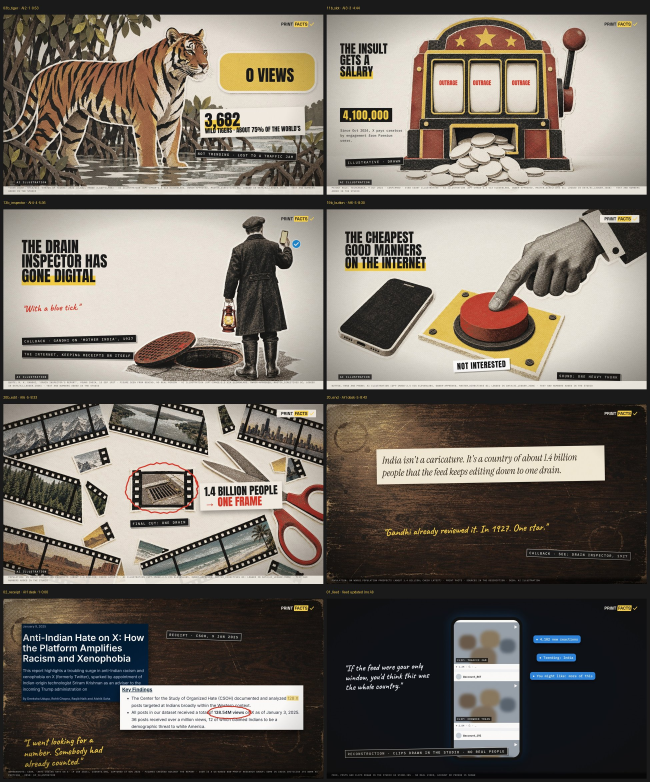
#> input picture creatorforge/films/india-mocked-2026-11-17/sheets/AI_PLATES_1.jpg, 1950 x 2346 px (shown at 1/3 size); its folder holds only this picture in this run
$ python -i cutout.py   (imports and definitions only)
#> lines starting #> are read from the running program, lines starting #| are printed output that depends on the picture; after the words box and inside, x2 and y2 are one past the last pixel; in counts of white or black regions, pixels touching at a corner belong together
### creatorforge/worker/creatorforge_worker/media/cutouts.py
"""Real cut-out pictures for the Vox look: an object, a place or a public figure photographed for real, the subject
cut out, printed in black-and-white halftone with a white paper edge - the way editorial collages are made.

    c = cutouts.get("gavel", lib)            # -> Cutout(path, credit, name) or None
    c = cutouts.get("person:Narendra Modi", lib)

Photos come from Wikimedia Commons, keeping only public-domain and openly licensed files (the credit is kept and
shown). Fetched once on the pod and cached in the library folder; anything the library can't get returns None and
the graphic draws its vector icon instead, so a video never waits on or fails for a picture.

Cutting out: the ISNet model when the pod has it, else OpenCV GrabCut, else a plain-background flood fill. Every
cut is checked (a real subject, not the whole scene, not cut off at the edges) before it is used."""
from __future__ import annotations

import hashlib
import json
import os
import re
import threading
from dataclasses import dataclass
from pathlib import Path

# ---- the catalogue: object name -> Commons search (the words a script uses map onto these names) ---------------
CATALOG: dict[str, str] = {
    # hands (the collage workhorse)
    "hand pointing": "hand pointing index finger isolated white background",
    "hand holding": "hand holding isolated white background",
    "hand giving": "hand offering open palm isolated",
    "hand open": "open hand palm isolated white background",
    "hand fist": "raised fist isolated",
    "hand writing": "hand holding pen writing isolated",
    "hands shake": "handshake isolated white background",
    "hand phone": "hand holding smartphone isolated",
    "hand cash": "hand holding banknotes isolated",
    "hand vote": "inked finger india election",
    # money and economy
    "cash": "stack of banknotes isolated white background",
    "rupee note": "500 rupee banknote India",
    "coins": "stack of coins isolated white background",
    "rupee coin": "Indian rupee coin",
    "money bag": "money bag sack isolated",
    "wallet": "leather wallet isolated white background",
    "piggy bank": "piggy bank isolated white background",
    "calculator": "calculator isolated white background",
    "credit card": "credit card isolated",
    "gold": "gold bars bullion",
    "safe": "safe vault isolated",
    "receipt": "paper receipt isolated",
    "shopping cart": "shopping cart isolated white background",
    "price tag": "price tag isolated",
    "stock chart": "stock exchange board",
    # law, power, politics
    "gavel": "gavel isolated white background",
    "scales of justice": "scales of justice isolated",
    "handcuffs": "handcuffs isolated white background",
    "prison bars": "prison cell bars",
    "ballot box": "ballot box isolated",
    "evm": "electronic voting machine India",
    "megaphone": "megaphone isolated white background",
    "microphone": "microphone isolated white background",
    "podium": "lectern podium isolated",
    "crown": "crown isolated white background",
    "chess king": "chess king piece isolated",
    "chess pawn": "chess pawn isolated white background",
    "puppet": "marionette puppet strings",
    "mask": "theatre mask isolated",
    "chain": "metal chain isolated white background",
    "padlock": "padlock isolated white background",
    "key": "old key isolated white background",
    "stamp": "rubber stamp isolated",
    "signature": "fountain pen isolated white background",
    "flag pole": "empty flagpole",
    "crowd": "crowd of people rally",
    "protest": "protest placards crowd",
    "queue": "people queue line",
    "soldier": "soldier silhouette",
    "police": "police officer india",
    "lathi": "police baton",
    # media and tech
    "newspaper": "folded newspaper isolated white background",
    "old newspaper": "vintage newspaper stack",
    "television": "vintage television set isolated",
    "radio": "vintage radio isolated white background",
    "smartphone": "smartphone isolated white background",
    "old phone": "rotary telephone isolated",
    "laptop": "laptop isolated white background",
    "computer": "desktop computer isolated",
    "camera": "camera isolated white background",
    "server": "server rack data center",
    "satellite": "satellite in orbit",
    "magnifying glass": "magnifying glass isolated white background",
    "envelope": "envelope letter isolated white background",
    "documents": "stack of documents papers isolated",
    "file folder": "file folder isolated",
    "book": "old book isolated white background",
    "books": "stack of books isolated white background",
    "typewriter": "typewriter isolated white background",
    "pen": "fountain pen isolated",
    "pencil": "pencil isolated white background",
    "clipboard": "clipboard isolated white background",
    "speech bubble": "speech balloon",
    # everyday objects and symbols
    "clock": "wall clock isolated white background",
    "hourglass": "hourglass isolated white background",
    "calendar": "desk calendar isolated",
    "light bulb": "light bulb isolated white background",
    "bomb": "cartoon bomb fuse",
    "fire": "fire flames isolated black background",
    "smoke": "smoke isolated",
    "ladder": "wooden ladder isolated white background",
    "stairs": "stone staircase",
    "door": "old wooden door",
    "umbrella": "umbrella isolated white background",
    "dice": "dice isolated white background",
    "trophy": "trophy cup isolated white background",
    "medal": "medal isolated white background",
    "rocket": "rocket launch",
    "globe": "terrestrial globe isolated",
    "compass": "compass isolated white background",
    "map": "old map paper",
    "binoculars": "binoculars isolated white background",
    "shoe": "leather shoe isolated white background",
    "boot": "boot isolated white background",
    "suitcase": "suitcase isolated white background",
    "briefcase": "briefcase isolated white background",
    "pill": "pills isolated white background",
    "syringe": "syringe isolated white background",
    "stethoscope": "stethoscope isolated white background",
    "brain": "human brain model",
    "heart": "anatomical heart model",
    "eye": "human eye close up",
    "tree": "tree isolated white background",
    "wheat": "wheat ears isolated",
    "tractor": "tractor india",
    "water drop": "water drop",
    "oil barrel": "oil barrel isolated",
    "factory chimney": "factory chimney smoke",
    "power tower": "electricity pylon",
    "solar panel": "solar panel",
    # people as figures (charts with figures standing on bars)
    "businessman": "businessman standing full length isolated white background",
    "worker": "construction worker standing full length isolated",
    "farmer standing": "indian farmer standing full length",
    "student": "student standing full length isolated white background",
    "woman standing": "woman standing full length isolated white background",
    "man standing": "man standing full length isolated white background",
    "doctor": "doctor standing full length isolated white background",
    # transport
    "car": "car isolated white background",
    "truck": "truck isolated white background",
    "bus": "bus india",
    "train": "indian railways train",
    "plane": "airliner in flight",
    "ship": "cargo ship",
    "boat": "boat isolated",
    "bicycle": "bicycle isolated white background",
    "auto rickshaw": "auto rickshaw india",
    # places (India first)
    "parliament": "Parliament House New Delhi",
    "new parliament": "New Parliament building India",
    "red fort": "Red Fort Delhi",
    "india gate": "India Gate New Delhi",
    "supreme court": "Supreme Court of India building",
    "rashtrapati bhavan": "Rashtrapati Bhavan",
    "taj mahal": "Taj Mahal",
    "gateway of india": "Gateway of India Mumbai",
    "qutub minar": "Qutb Minar",
    "village": "indian village houses",
    "skyline": "Mumbai skyline",
    "office building": "office building facade",
    "skyscraper": "skyscraper",
    "bank": "bank building columns",
    "temple": "hindu temple india",
    "school": "school building india",
    "hospital": "hospital building india",
    "factory": "factory building",
    "farm": "farm field india",
    "column": "greek column isolated",
    "capitol": "United States Capitol",
    "white house": "White House Washington",
    "kremlin": "Moscow Kremlin",
    "big ben": "Big Ben Elizabeth Tower",
}

# the words scripts use -> catalogue names
ALIASES: dict[str, str] = {
    "money": "cash", "rupees": "rupee note", "currency": "cash", "notes": "cash", "coin": "coins",
    "phone": "smartphone", "mobile": "smartphone", "whatsapp": "smartphone", "message": "smartphone",
    "tv": "television", "news": "newspaper", "paper": "newspaper", "report": "documents", "document": "documents",
    "file": "file folder", "court": "gavel", "judge": "gavel", "law": "scales of justice", "justice": "scales of justice",
    "arrest": "handcuffs", "jail": "prison bars", "election": "ballot box", "vote": "ballot box", "voters": "crowd",
    "people": "crowd", "rally": "crowd", "speech": "microphone", "leader": "podium", "power": "crown",
    "control": "puppet", "lie": "mask", "fake": "mask", "propaganda": "megaphone", "search": "magnifying glass",
    "investigation": "magnifying glass", "evidence": "magnifying glass", "time": "clock", "deadline": "hourglass",
    "idea": "light bulb", "growth": "stairs", "rise": "stairs", "success": "trophy", "ads": "megaphone",
    "data": "server", "internet": "server", "website": "laptop", "farmers": "tractor", "farmer": "tractor",
    "government": "parliament", "delhi": "india gate", "army": "soldier", "travel": "suitcase", "business": "briefcase",
    "company": "office building", "health": "stethoscope", "medicine": "pill", "pollution": "factory chimney",
    "oil": "oil barrel", "electricity": "power tower", "school": "school", "education": "books", "book": "book",
    "letter": "envelope", "secret": "padlock", "freedom": "key", "trap": "chain", "plane": "plane", "flight": "plane",
    "stage": "podium", "rally speech": "podium", "censorship": "padlock", "corruption": "cash", "bribe": "hand cash",
    "inflation": "shopping cart", "prices": "price tag", "economy": "coins", "debt": "chain", "tax": "calculator",
    "budget": "calculator", "scam": "mask", "truth": "magnifying glass", "fear": "padlock", "hope": "light bulb",
    "risk": "dice", "luck": "dice", "war": "soldier", "attack": "bomb", "crisis": "fire", "danger": "fire",
    "victory": "trophy", "winner": "trophy", "race": "trophy", "strategy": "chess king", "game": "chess pawn",
    "pawn": "chess pawn", "voice": "microphone", "speak": "megaphone", "surveillance": "camera", "spy": "binoculars",
    "watch": "binoculars", "world": "globe", "global": "globe", "trade": "ship", "export": "ship", "jobs": "briefcase",
}

_PLACES = {"parliament", "new parliament", "red fort", "india gate", "supreme court", "rashtrapati bhavan", "taj mahal",
           "gateway of india", "qutub minar", "capitol", "white house", "kremlin", "big ben"}

_OK_LICENCE = re.compile(r"^(public domain|pd\b|pd-|cc0|cc by(-sa)?( \d\.\d)?|cc-by(-sa)?(-\d\.\d)?|no restrictions)",
                         re.I)


@dataclass
class Cutout:
    name: str
    path: Path
    credit: str = ""


FIGURES = {"ceo": "businessman", "boss": "businessman", "billionaire": "businessman", "rich": "businessman",
           "1%": "businessman", "worker": "worker", "labour": "worker", "labourer": "worker", "employee": "worker",
           "farmer": "farmer standing", "kisan": "farmer standing", "student": "student", "woman": "woman standing",
           "women": "woman standing", "man": "man standing", "men": "man standing", "doctor": "doctor",
           "teacher": "man standing", "voter": "man standing", "citizen": "man standing"}


# [45 lines left out: functions figure, resolve, known, library_dir, not called in this run]


def _slug(name: str) -> str:
    return re.sub(r"[^a-z0-9]+", "-", name.lower()).strip("-")[:60] or hashlib.sha1(name.encode()).hexdigest()[:10]


# [12 lines left out: function cached, not called in this run]


_locks: dict[str, threading.Lock] = {}
_locks_guard = threading.Lock()


# [62 lines left out: functions env_sources, _candidates, face_count, has_face, not called in this run]


# a "person:" photo must be the person: a lookalike, a statue or a costume is not them (2026-11-13: a search for
# Donald Trump returned a well-known photo of a Trump impersonator beside a Kim Jong-un impersonator)
NOT_THE_PERSON = ("impersonat", "lookalike", "look-alike", "look alike", "double", "parody", "costume", "cosplay",
                  "wax", "madame tussaud", "statue", "sculpture", "bust of", "mural", "graffiti", "caricature", "cartoon",
                  "effigy", "puppet", "mask", "drawing", "painting", "poster of", "cutout", "cardboard")


# [106 lines left out: functions person_ok, _person_rank, get, _download, make, not called in this run]


_BIREF: dict = {}


def birefnet_model(near: Path | None = None) -> Path | None:
    """BiRefNet (MIT): the sharpest cut-out model we use - hair, fine edges, thin masts. CF_BIREFNET, else a
    birefnet*.onnx beside the ISNet model or in <data>/models."""
    if os.environ.get("CF_BIREFNET") and Path(os.environ["CF_BIREFNET"]).is_file():
        return Path(os.environ["CF_BIREFNET"])
    dirs = [Path(near).parent] if near else []
    dirs.append(Path(os.environ.get("CF_DATA_DIR", "./creatorforge-data")) / "models")
    for d in dirs:
        found = sorted(d.glob("birefnet*.onnx")) if d.is_dir() else []
        if found:
            return found[0]
    return None


# [8 lines left out: function _providers, not called in this run]


def birefnet_fast() -> bool:
    return _providers()[0] == "CUDAExecutionProvider"


# [16 lines left out: function _birefnet, not called in this run]


def _mask(rgb, model: Path | None, person: bool):
    """Subject mask (L, 0-255): BiRefNet when available, else ISNet, else GrabCut, else plain-background flood fill."""
    from PIL import Image
    bref = birefnet_model(model)
    if bref is not None:
        try:
            return _birefnet(rgb, bref)
        except Exception:  # noqa: BLE001 - the next model down still cuts
            pass
    if model is not None and Path(model).is_file():
        try:
            import numpy as np
            from .layout import _cutout_session
            session = _cutout_session(Path(model))
            x = np.asarray(rgb.resize((1024, 1024), Image.LANCZOS), dtype=np.float32)
            x = x / max(float(x.max()), 1e-6) - 0.5
            pred = session.run(None, {session.get_inputs()[0].name: x.transpose(2, 0, 1)[None]})[0][0, 0]
            pred = (pred - pred.min()) / max(float(pred.max() - pred.min()), 1e-6)
            return Image.fromarray((pred * 255).astype("uint8"), "L").resize(rgb.size, Image.LANCZOS)
        except Exception:  # noqa: BLE001
            pass
    m = _plain_background(rgb)
    if m is not None:
        return m
    return None if person else _grabcut(rgb)     # never a guessed cut of a real person (a lost head, half a face)


def _plain_background(rgb):
    """Objects photographed on a plain (white or flat) background: flood the background in from the edges."""
    import numpy as np
    from PIL import Image
    a = np.asarray(rgb, dtype=np.int16)
    h, w, _ = a.shape
    border = np.concatenate([a[0], a[-1], a[:, 0], a[:, -1]])
    ref = np.median(border, axis=0)
    spread = np.abs(border - ref).max(axis=1)
    if (spread < 28).mean() < 0.85:          # the edges are not one plain colour: not this kind of photo
        return None
    close = (np.abs(a - ref).max(axis=2) < 30)
    # flood fill from the border through "close" pixels
    from collections import deque
    bg = np.zeros((h, w), bool)
    q = deque()
    for x in range(w):
        for y in (0, h - 1):
            if close[y, x] and not bg[y, x]:
                bg[y, x] = True
                q.append((y, x))
    for y in range(h):
        for x in (0, w - 1):
            if close[y, x] and not bg[y, x]:
                bg[y, x] = True
                q.append((y, x))
    while q:
        y, x = q.popleft()
        for dy, dx in ((1, 0), (-1, 0), (0, 1), (0, -1)):
            ny, nx = y + dy, x + dx
            if 0 <= ny < h and 0 <= nx < w and close[ny, nx] and not bg[ny, nx]:
                bg[ny, nx] = True
                q.append((ny, nx))
    m = Image.fromarray(((~bg) * 255).astype("uint8"), "L")
    from PIL import ImageFilter
    return m.filter(ImageFilter.MedianFilter(5)).filter(ImageFilter.GaussianBlur(1.2))


# [104 lines left out: functions _grabcut, _good, print_look, sticker_edge, warm, not called in this run]


# [5 lines that do not run on import are left out]

### creatorforge/films/india-mocked-2026-11-17/cutout.py
"""BiRefNet cut-out (studio cutouts module)."""
import sys
from pathlib import Path
sys.path.insert(0, "/home/user/Forgeos/creatorforge/worker")
def cut(src: Path, out: Path):
#> called with src = 'sheets/AI_PLATES_1.jpg', out = 'out.png'
    from PIL import Image
    from creatorforge_worker.media import cutouts
    with Image.open(src) as im:
#> im is the input picture: PIL image 1950x2346 RGB; mean R, G, B 116.4, 109, 100.1
        rgb = im.convert("RGB")
    rgb.thumbnail((1400, 1400))
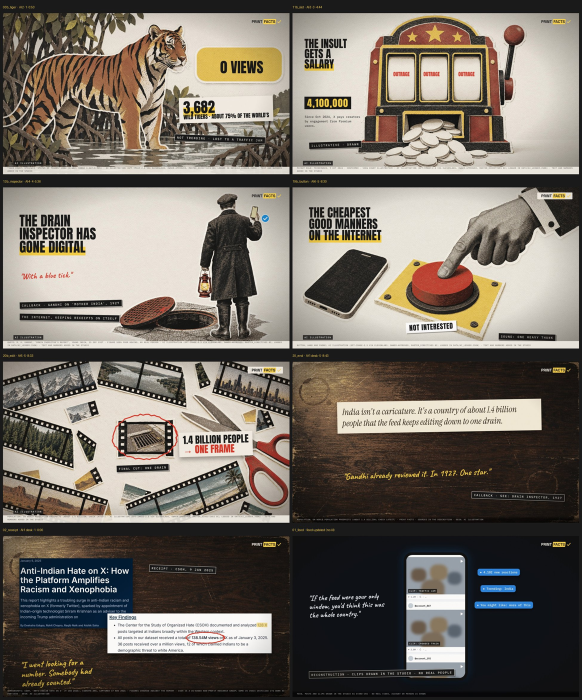
#> rgb: PIL image 1164x1400 RGB (shown at 1/2 size); mean R, G, B 116.4, 109, 100.1
    m = cutouts._mask(rgb, None, False)
#> in _plain_background, `ref = np.median(border, axis=0)`: ref = [26, 26, 26]
#> in _plain_background, `spread = np.abs(border - ref).max(axis=1)`: spread = 5128 values, max 9 at index 2682, min 0 at index 0, mean 0.485
#> in _plain_background, `close = (np.abs(a - ref).max(axis=2) < 30)`:
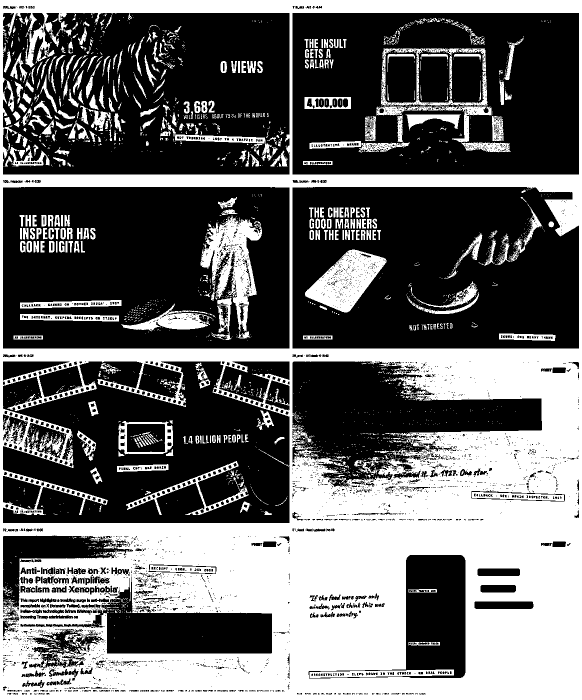
#> close: shape (1400, 1164) bool (shown at 1/2 size); 40.8% white; 2374 white regions (1953 under 20 px), largest, box (x1, y1, x2, y2) and area: (0, 0, 1164, 1400) 547284, (401, 433, 524, 677) 11832, (610, 499, 773, 625) 10429
#> after the loop in _plain_background, `for x in range(w):`:
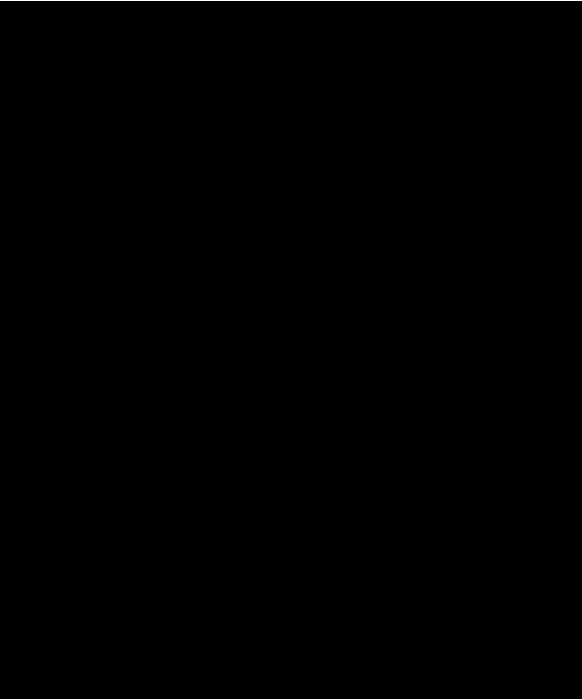
#> bg: shape (1400, 1164) bool (shown at 1/2 size); 0.14% white in thin lines or dots
#> after the loop in _plain_background, `for y in range(h):`:
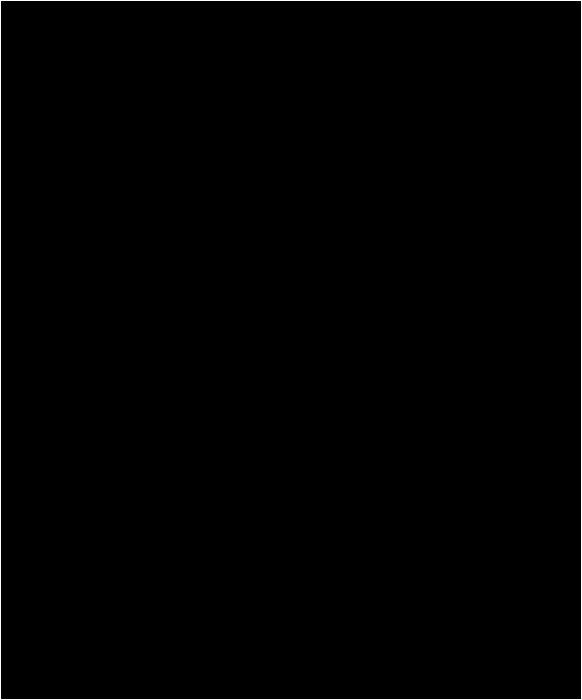
#> bg: shape (1400, 1164) bool (shown at 1/2 size); 0.31% white in thin lines or dots
#> after the loop in _plain_background, `while q:`:
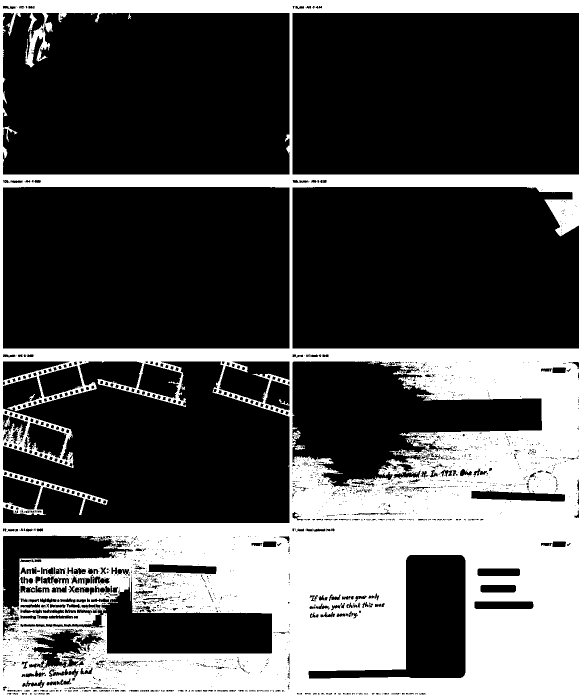
#> bg: shape (1400, 1164) bool (shown at 1/2 size); 33.4% white; 1 white region, box (x1, y1, x2, y2) and area: (0, 0, 1164, 1400) 543998
#> (the rest of the program and of its run is left out)
